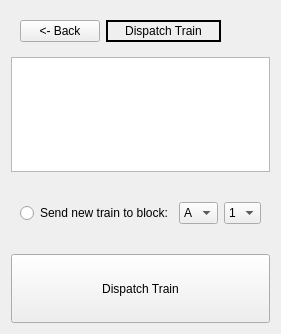
           <widget class="QWidget" name="page_2">
            <layout class="QVBoxLayout" name="verticalLayout_11">
             <item>
              <layout class="QVBoxLayout" name="verticalLayout_10" stretch="1,5,3,3">
               <item>
                <widget class="QWidget" name="widget_4" native="true">
                 <layout class="QHBoxLayout" name="horizontalLayout_9">
                  <item>
                   <layout class="QHBoxLayout" name="horizontalLayout">
                    <item>
                     <widget class="QPushButton" name="sub_return">
                      <property name="sizePolicy">
                       <sizepolicy hsizetype="Fixed" vsizetype="Fixed">
                        <horstretch>0</horstretch>
                        <verstretch>0</verstretch>
                       </sizepolicy>
                      </property>
                      <property name="maximumSize">
                       <size>
                        <width>16777215</width>
                        <height>16777215</height>
                       </size>
                      </property>
                      <property name="text">
                       <string>&lt;- Back</string>
                      </property>
                     </widget>
                    </item>
                    <item>
                     <widget class="QLabel" name="label_17">
                      <property name="sizePolicy">
                       <sizepolicy hsizetype="Preferred" vsizetype="Preferred">
                        <horstretch>0</horstretch>
                        <verstretch>0</verstretch>
                       </sizepolicy>
                      </property>
                      <property name="frameShape">
                       <enum>QFrame::Box</enum>
                      </property>
                      <property name="lineWidth">
                       <number>2</number>
                      </property>
                      <property name="text">
                       <string>Dispatch Train</string>
                      </property>
                      <property name="alignment">
                       <set>Qt::AlignCenter</set>
                      </property>
                      <property name="margin">
                       <number>0</number>
                      </property>
                     </widget>
                    </item>
                    <item>
                     <spacer name="horizontalSpacer_3">
                      <property name="orientation">
                       <enum>Qt::Horizontal</enum>
                      </property>
                      <property name="sizeType">
                       <enum>QSizePolicy::Preferred</enum>
                      </property>
                      <property name="sizeHint" stdset="0">
                       <size>
                        <width>40</width>
                        <height>20</height>
                       </size>
                      </property>
                     </spacer>
                    </item>
                   </layout>
                  </item>
                 </layout>
                </widget>
               </item>
               <item>
                <widget class="QTableWidget" name="sub_train_select"/>
               </item>
               <item>
                <widget class="QWidget" name="widget_5" native="true">
                 <layout class="QHBoxLayout" name="horizontalLayout_12">
                  <item>
                   <layout class="QHBoxLayout" name="horizontalLayout_11">
                    <item>
                     <widget class="QRadioButton" name="sub_dispatch_overide">
                      <property name="text">
                       <string>Send new train to block:</string>
                      </property>
                     </widget>
                    </item>
                    <item>
                     <widget class="QComboBox" name="sub_block_letter">
                      <item>
                       <property name="text">
                        <string>A</string>
                       </property>
                      </item>
                      <item>
                       <property name="text">
                        <string>B</string>
                       </property>
                      </item>
                      <item>
                       <property name="text">
                        <string>C</string>
                       </property>
                      </item>
                      <item>
                       <property name="text">
                        <string>D</string>
                       </property>
                      </item>
                      <item>
                       <property name="text">
                        <string>E</string>
                       </property>
                      </item>
                     </widget>
                    </item>
                    <item>
                     <widget class="QComboBox" name="sub_block_number">
                      <item>
                       <property name="text">
                        <string>1</string>
                       </property>
                      </item>
                      <item>
                       <property name="text">
                        <string>2</string>
                       </property>
                      </item>
                      <item>
                       <property name="text">
                        <string>3</string>
                       </property>
                      </item>
                      <item>
                       <property name="text">
                        <string>4</string>
                       </property>
                      </item>
                      <item>
                       <property name="text">
                        <string>5</string>
                       </property>
                      </item>
                     </widget>
                    </item>
                   </layout>
                  </item>
                 </layout>
                </widget>
               </item>
               <item>
                <widget class="QPushButton" name="sub_dispatch_confirm">
                 <property name="sizePolicy">
                  <sizepolicy hsizetype="Preferred" vsizetype="Preferred">
                   <horstretch>0</horstretch>
                   <verstretch>0</verstretch>
                  </sizepolicy>
                 </property>
                 <property name="text">
                  <string>Dispatch Train</string>
                 </property>
                </widget>
               </item>
              </layout>
             </item>
            </layout>
           </widget>
